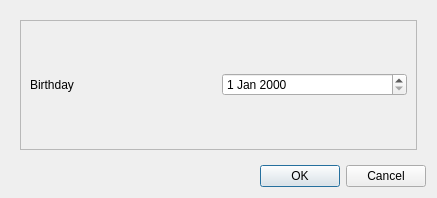
<?xml version="1.0" encoding="UTF-8"?>
<ui version="4.0">
 <class>Dialog</class>
 <widget class="QDialog" name="Dialog">
  <property name="geometry">
   <rect>
    <x>0</x>
    <y>0</y>
    <width>437</width>
    <height>186</height>
   </rect>
  </property>
  <property name="windowTitle">
   <string>Dialog</string>
  </property>
  <layout class="QVBoxLayout" name="verticalLayout">
   <item>
    <widget class="QStackedWidget" name="stackedWidget">
     <property name="currentIndex">
      <number>2</number>
     </property>
     <widget class="QWidget" name="page">
      <layout class="QVBoxLayout" name="verticalLayout_2">
       <item>
        <layout class="QGridLayout" name="gridLayout">
         <item row="0" column="0">
          <widget class="QLabel" name="label">
           <property name="text">
            <string>First</string>
           </property>
          </widget>
         </item>
         <item row="0" column="1">
          <widget class="QLineEdit" name="txtFirst"/>
         </item>
         <item row="1" column="0">
          <widget class="QLabel" name="label_2">
           <property name="text">
            <string>Last</string>
           </property>
          </widget>
         </item>
         <item row="1" column="1">
          <widget class="QLineEdit" name="txtLast"/>
         </item>
         <item row="2" column="0">
          <widget class="QLabel" name="label_3">
           <property name="text">
            <string>Email</string>
           </property>
          </widget>
         </item>
         <item row="2" column="1">
          <widget class="QLineEdit" name="txtEmail"/>
         </item>
        </layout>
       </item>
       <item>
        <widget class="QRadioButton" name="radioButton">
         <property name="text">
          <string>Male</string>
         </property>
        </widget>
       </item>
       <item>
        <widget class="QRadioButton" name="radioButton_2">
         <property name="text">
          <string>Female</string>
         </property>
        </widget>
       </item>
       <item>
        <spacer name="verticalSpacer">
         <property name="orientation">
          <enum>Qt::Orientation::Vertical</enum>
         </property>
         <property name="sizeHint" stdset="0">
          <size>
           <width>20</width>
           <height>40</height>
          </size>
         </property>
        </spacer>
       </item>
      </layout>
     </widget>
     <widget class="QWidget" name="page_2">
      <layout class="QVBoxLayout" name="verticalLayout_3">
       <item>
        <widget class="QLabel" name="label_4">
         <property name="text">
          <string>Notes</string>
         </property>
        </widget>
       </item>
       <item>
        <widget class="QPlainTextEdit" name="plainTextEdit"/>
       </item>
      </layout>
     </widget>
     <widget class="QWidget" name="page_3">
      <layout class="QVBoxLayout" name="verticalLayout_4">
       <item>
        <widget class="QFrame" name="frame">
         <property name="frameShape">
          <enum>QFrame::Shape::StyledPanel</enum>
         </property>
         <property name="frameShadow">
          <enum>QFrame::Shadow::Raised</enum>
         </property>
         <layout class="QVBoxLayout" name="verticalLayout_5">
          <item>
           <layout class="QHBoxLayout" name="horizontalLayout">
            <item>
             <widget class="QLabel" name="label_5">
              <property name="text">
               <string>Birthday</string>
              </property>
             </widget>
            </item>
            <item>
             <widget class="QDateEdit" name="dateEdit"/>
            </item>
           </layout>
          </item>
         </layout>
        </widget>
       </item>
      </layout>
     </widget>
    </widget>
   </item>
   <item>
    <widget class="QDialogButtonBox" name="buttonBox">
     <property name="standardButtons">
      <set>QDialogButtonBox::StandardButton::Cancel|QDialogButtonBox::StandardButton::Ok</set>
     </property>
    </widget>
   </item>
  </layout>
 </widget>
 <resources/>
 <connections/>
</ui>
